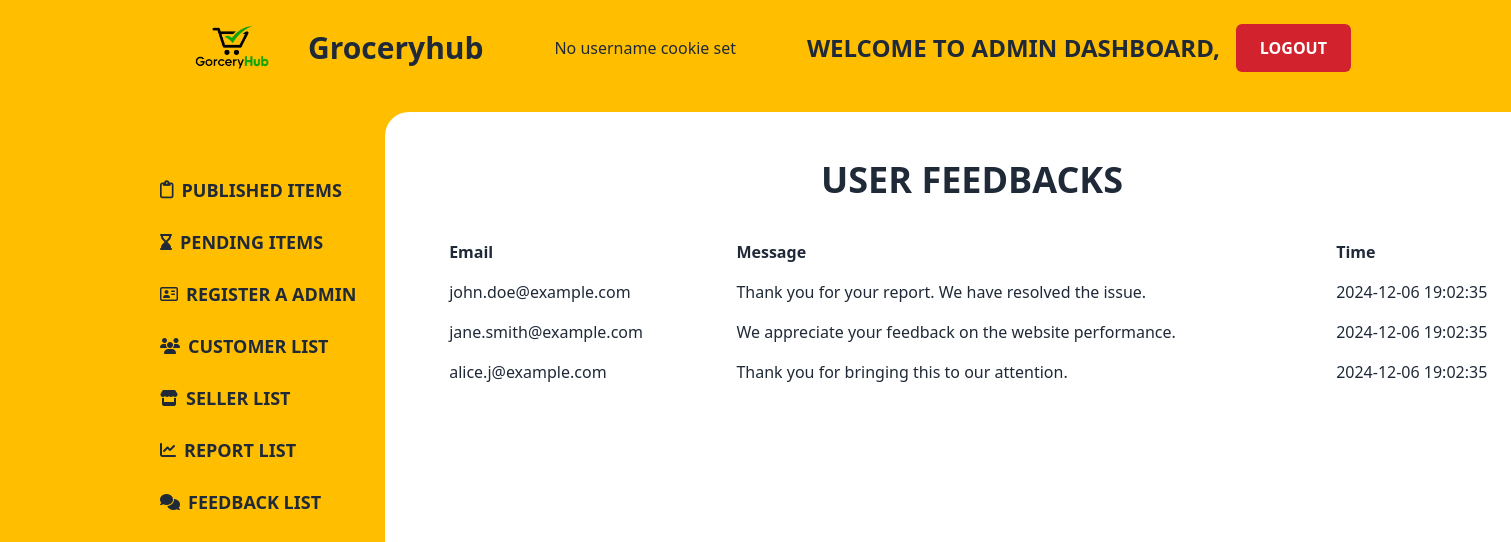
The page /src/viewer/feedbackList.php on the database its author committed.
### tables this page shows
CREATE TABLE `feedbacks` (
  `feedback_id` int(11) NOT NULL,
  `message` text NOT NULL,
  `email` varchar(120) DEFAULT NULL,
  `time` datetime DEFAULT current_timestamp()
);

### src/viewer/feedbackList.php (the view, shortened to what this page needs)
<!DOCTYPE html>
<html data-theme="light" lang="en" style="scroll-behavior: smooth;">
<head>
    <link href="https://cdn.jsdelivr.net/npm/daisyui@4.7.3/dist/full.min.css" rel="stylesheet" type="text/css" />
    <script src="https://cdn.tailwindcss.com"></script>
</head>
<body class="bg-yellowPrimary">
    <header>
      <?php include 'navbar2.php'; ?>
    </header>
    <main>
      <section class="pl-40 pt-4 h-screen">
        <div class="grid grid-cols-6">
          <div class="mt-16">
            <?php include 'sidebar.php'; ?>
          </div>
          <div class="col-span-5 bg-white rounded-tl-3xl h-screen pl-12 pt-12">
            <div>
              <h1 class="text-4xl font-bold uppercase text-center mb-8">User feedbacks</h1>
            </div>
            <div>
              <?php
              require 'dbconnect.php';
              $query = "SELECT email, message, time FROM feedbacks";
              $result = $conn->query($query);
              if ($result->num_rows > 0) {
                ?>
                <table class="table-auto w-[70rem] text-left border-none">
                  <thead>
                    <tr>
                      <th class="px-4 py-2">Email</th>
                      <th class="px-4 py-2">Message</th>
                      <th class="px-4 py-2">Time</th>
                    </tr>
                  </thead>
                <tbody>
                <?php
                while ($row = $result->fetch_assoc()) {
                  ?>
                  <tr>
                    <td class="px-4 py-2"><?php echo htmlspecialchars($row['email']) ?></td>
                    <td class="px-4 py-2"><?php echo htmlspecialchars($row['message']) ?></td>
                    <td class="px-4 py-2"><?php echo htmlspecialchars($row['time']) ?></td>
                  </tr>
                  <?php
                }
                echo '</tbody>';
                echo '</table>';
              } else {
                echo '<p class="text-center font-bold text-5xl">No feedbacks found.</p>';
              }
              ?>
            </div>
          </div>
        </div>
      </section>
    </main>
</body>
</html>

### rows shown on the page
feedbacks: email "john.doe@example.com", message "Thank you for your report. We have resolved the issue.", time "2024-12-06 19:02:35"
feedbacks: email "jane.smith@example.com", message "We appreciate your feedback on the website performance.", time "2024-12-06 19:02:35"
feedbacks: email "alice.j@example.com", message "Thank you for bringing this to our attention.", time "2024-12-06 19:02:35"
